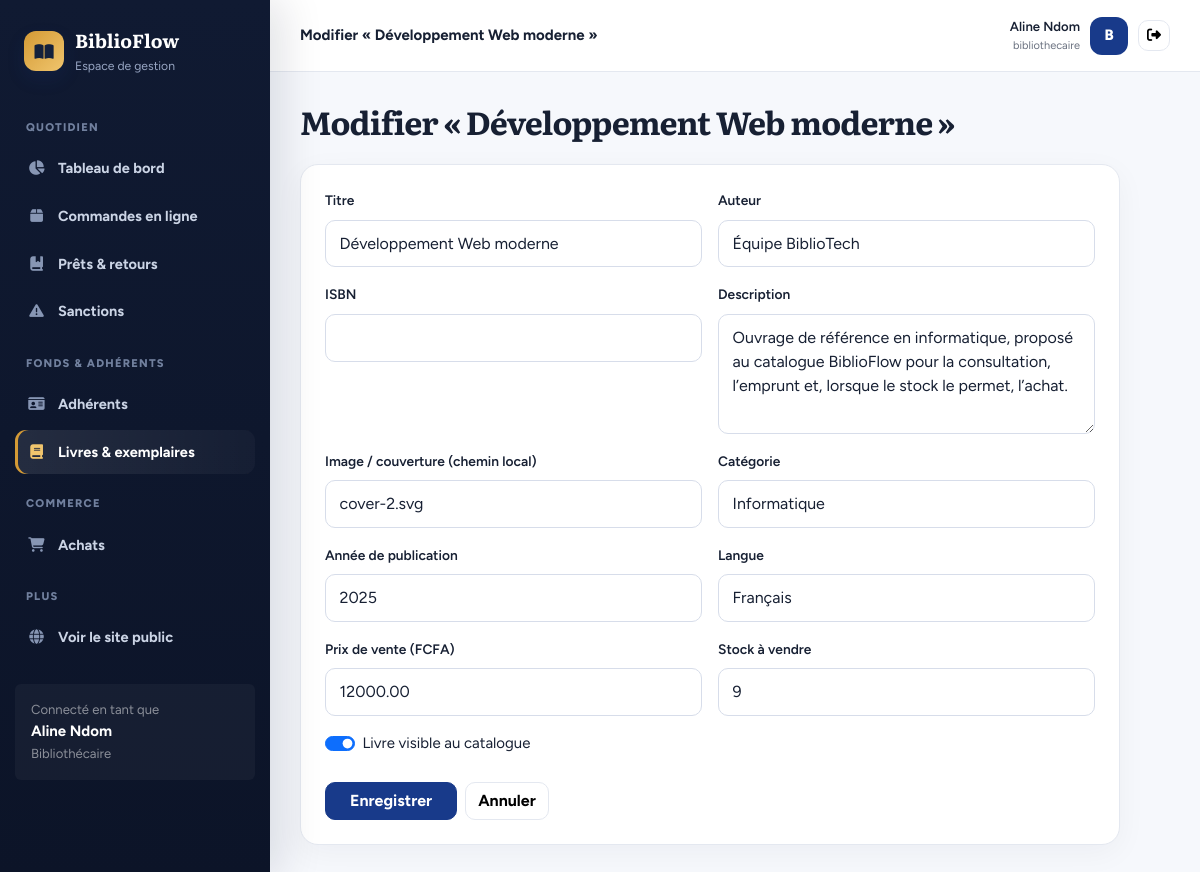
The page /gestion/livres/2/modifier/ (signed in) on the database its author committed.
### bibliotheque/models.py (models this page shows, shortened)
class Utilisateur(AbstractUser):
    ROLES = [("adherent", "Adhérent"), ("bibliothecaire", "Bibliothécaire"), ("administrateur", "Administrateur")]
    STATUTS = [("en_attente", "En attente de validation"), ("actif", "Actif"), ("suspendu", "Suspendu")]
    first_name = None  # remplacés par nom / prénom
    last_name = None
    nom = models.CharField(max_length=80)
    prenom = models.CharField(max_length=80)
    telephone = models.CharField(max_length=20, blank=True)
    adresse = models.CharField(max_length=200, blank=True)
    role = models.CharField(max_length=20, choices=ROLES, default="adherent")
    statut = models.CharField(max_length=12, choices=STATUTS, default="actif")
    numero_carte = models.CharField(max_length=20, unique=True, null=True, blank=True)
    date_expiration = models.DateField(null=True, blank=True)  # fin de validité de l'adhésion
    suspendu_jusqu = models.DateField(null=True, blank=True)   # emprunts suspendus après un retard
    REQUIRED_FIELDS = ["nom", "prenom", "email"]
    def get_full_name(self):
        return f"{self.prenom} {self.nom}".strip()
    @property
    def est_personnel(self):
        return self.is_superuser or self.role in ("bibliothecaire", "administrateur")

class Livre(models.Model):
    titre = models.CharField(max_length=200)
    auteur = models.CharField(max_length=120)
    isbn = models.CharField(max_length=20, unique=True, null=True, blank=True)
    description = models.TextField(blank=True)
    image = models.CharField(max_length=255, blank=True)  # chemin relatif dans static/media
    categorie = models.CharField(max_length=80, blank=True)
    annee_publication = models.PositiveSmallIntegerField(null=True, blank=True)
    langue = models.CharField(max_length=30, default="Français")
    prix = models.DecimalField(max_digits=10, decimal_places=2, default=0)  # prix de vente
    stock_vente = models.PositiveIntegerField(default=0)                    # exemplaires à vendre
    actif = models.BooleanField(default=True)
    class Meta:
        ordering = ["titre"]

### bibliotheque/views.py (the view)
# urls.py: path("gestion/livres/<int:pk>/modifier/", views.livre_modifier, name="livre_modifier"),
@role_requis(*STAFF)
def livre_modifier(request, pk):
    livre = get_object_or_404(Livre, pk=pk)
    form = LivreForm(request.POST or None, instance=livre)
    if request.method == "POST" and form.is_valid():
        for champ, val in form.cleaned_data.items():
            setattr(livre, champ, val.strip() if isinstance(val, str) else val)
        livre.save()
        messages.success(request, "Livre modifié.")
        return redirect("livre_exemplaires", pk=pk)
    return render(request, "bibliotheque/form_page.html", _ctx_livre_form(form, f"Modifier « {livre.titre} »"))

### bibliotheque/acces.py (called while the page is built)
def est_personnel(user):
    return user.is_authenticated and user.est_personnel

def role_requis(*roles):
    def deco(vue):
        @login_required
        @wraps(vue)
        def wrapper(request, *a, **kw):
            if request.user.is_superuser or request.user.role in roles:
                return vue(request, *a, **kw)
            messages.error(request, "Accès non autorisé pour votre rôle.")
            return redirect("accueil")
        return wrapper
    return deco

### bibliotheque/context.py (called while the page is built)
def globales(request):
    ctx = {"p": params(), "panier_count": 0, "est_personnel": False}
    try:
        ctx["panier_count"] = sum(request.session.get("panier", {}).values())
    except Exception:
        pass
    if request.user.is_authenticated:
        ctx["est_personnel"] = est_personnel(request.user)
    return ctx

### bibliotheque/forms.py (called while the page is built)
    def _style(self):
        for f in self.fields.values():
            w = f.widget
            if isinstance(w, (forms.CheckboxInput, forms.RadioSelect)):
                w.attrs["class"] = "form-check-input"
            elif isinstance(w, forms.Select):
                w.attrs["class"] = "form-select"
            else:
                w.attrs["class"] = "form-control"

### bibliotheque/services.py (called while the page is built)
def params():
    d = dict(settings.BIBLIO)
    for cle in ("amende_par_jour", "amende_plafond", "frais_perte"):
        d[cle] = Decimal(str(d[cle]))
    return SimpleNamespace(**d)

### bibliotheque/views.py (called while the page is built)
def _ctx_livre_form(form, titre):
    return {"form": form, "titre": titre, "retour": "livres_gestion", "bouton": "Enregistrer",
            "auteurs": Livre.objects.order_by("auteur").values_list("auteur", flat=True).distinct(),
            "categories": Livre.objects.exclude(categorie="").order_by("categorie").values_list("categorie", flat=True).distinct()}

### bibliotheque/templates/bibliotheque/form_page.html (shortened to what this page needs)
{% extends "bibliotheque/base.html" %}{% block titre %}{{ titre }} – BiblioFlow{% endblock %}{% block entete %}{{ titre }}{% endblock %}{% block contenu %}
<div class="page-title mb-4"><h1>{{ titre }}</h1>{% if sous_titre %}<p>{{ sous_titre }}</p>{% endif %}</div>
<div class="cardx p-4" style="max-width:820px"><form method="post" novalidate>{% csrf_token %}
<div class="row g-3">{% for f in form %}<div class="{% if f.field.widget.input_type == 'checkbox' %}col-12{% else %}col-md-6{% endif %}">
{% if f.field.widget.input_type == 'checkbox' %}<div class="form-check form-switch">{{ f }}<label class="form-check-label" for="{{ f.id_for_label }}">{{ f.label }}</label></div>
{% else %}<label class="form-label fw-semibold small" for="{{ f.id_for_label }}">{{ f.label }}</label>{{ f }}{% endif %}
{% for e in f.errors %}<div class="text-danger small mt-1">{{ e }}</div>{% endfor %}</div>{% endfor %}</div>
<div class="d-flex gap-2 mt-4"><button class="btn btn-primary px-4">{{ bouton|default:"Enregistrer" }}</button><a href="{% url retour %}" class="btn btn-light">Annuler</a></div></form></div>
{% endblock %}

### bibliotheque/templates/bibliotheque/base.html (shortened to what this page needs)
{% load static %}<!doctype html>
<html lang="fr"><head><meta charset="utf-8"><meta name="viewport" content="width=device-width, initial-scale=1"><title>{% block titre %}BiblioFlow{% endblock %}</title>
<link href="https://cdn.jsdelivr.net/npm/bootstrap@5.3.3/dist/css/bootstrap.min.css" rel="stylesheet"><link href="https://cdnjs.cloudflare.com/ajax/libs/font-awesome/6.5.2/css/all.min.css" rel="stylesheet"><link href="{% static 'bibliotheque/app.css' %}" rel="stylesheet"></head>
<body>{% with u=request.resolver_match.url_name %}<div class="app-shell">
<aside class="sidebar" id="sidebar">
  <div class="brand"><div class="brand-icon"><i class="fa-solid fa-book-open"></i></div><div><strong>BiblioFlow</strong><small>Espace de gestion</small></div></div>
  <div class="nav-title">Quotidien</div>
  <a class="side-link {% if u == 'tableau_bord' %}active{% endif %}" href="{% url 'tableau_bord' %}"><i class="fa-solid fa-chart-pie"></i>Tableau de bord</a>
  <a class="side-link {% if u == 'commandes' %}active{% endif %}" href="{% url 'commandes' %}"><i class="fa-solid fa-box"></i>Commandes en ligne</a>
  <a class="side-link {% if u == 'emprunts' %}active{% endif %}" href="{% url 'emprunts' %}"><i class="fa-solid fa-book-bookmark"></i>Prêts &amp; retours</a>
  <a class="side-link {% if u == 'sanctions' %}active{% endif %}" href="{% url 'sanctions' %}"><i class="fa-solid fa-triangle-exclamation"></i>Sanctions</a>
  <div class="nav-title">Fonds &amp; adhérents</div>
  <a class="side-link {% if u == 'adherents' or u == 'adherent_detail' or u == 'adherent_nouveau' or u == 'adherent_modifier' %}active{% endif %}" href="{% url 'adherents' %}"><i class="fa-solid fa-id-card"></i>Adhérents</a>
  <a class="side-link {% if u == 'livres_gestion' or u == 'livre_exemplaires' or u == 'livre_nouveau' or u == 'livre_modifier' %}active{% endif %}" href="{% url 'livres_gestion' %}"><i class="fa-solid fa-book"></i>Livres &amp; exemplaires</a>
  <div class="nav-title">Commerce</div>
  <a class="side-link {% if u == 'achats' or u == 'achat_detail' or u == 'achat_nouveau' %}active{% endif %}" href="{% url 'achats' %}"><i class="fa-solid fa-cart-shopping"></i>Achats</a>
  <div class="nav-title">Plus</div>
  <a class="side-link" href="{% url 'accueil' %}"><i class="fa-solid fa-globe"></i>Voir le site public</a>
  <div class="mt-4 p-3 rounded-2" style="background:#ffffff0a"><div class="small text-white-50">Connecté en tant que</div><strong>{{ user.get_full_name|default:user.username }}</strong><div class="small text-white-50">{{ user.get_role_display }}</div></div>
</aside>
<main class="main"><header class="topbar"><div class="d-flex align-items-center gap-3"><div class="fw-bold">{% block entete %}{% endblock %}</div></div>
<div class="user-chip"><div class="text-end d-none d-sm-block"><div class="fw-semibold small">{{ user.get_full_name|default:user.username }}</div><div class="muted" style="font-size:11px">{{ user.username }}</div></div><div class="avatar">{{ user.username|first|upper }}</div><form method="post" action="{% url 'logout' %}">{% csrf_token %}<button class="btn btn-sm btn-light" title="Déconnexion"><i class="fa-solid fa-right-from-bracket"></i></button></form></div></header>
<div class="content">{% block contenu %}{% endblock %}</div></main></div>{% endwith %}
<script src="https://cdn.jsdelivr.net/npm/bootstrap@5.3.3/dist/js/bootstrap.bundle.min.js"></script>{% block scripts %}{% endblock %}</body></html>

### bibliotheque/static/bibliotheque/app.css (style rules this page uses)
:root { --primary:#183a8a;--primary-2:#102d6b;--primary-soft:#eaf0ff;--accent:#d49a35; --ink:#172033;--muted:#6b7280;--paper:#f6f8fc;--card:#fff;--line:#e4e8f0; --success:#17835b;--danger:#c83c3c;--warning:#b9780a; --sidebar:#101a32;--sidebar-2:#162343; --serif:"Literata",Georgia,serif;--sans:"Figtree",system-ui,-apple-system,"Segoe UI",sans-serif; --bs-primary:#183a8a;--bs-primary-rgb:24,58,138;--bs-link-color:#183a8a;--bs-link-hover-color:#102d6b; --bs-body-bg:#f6f8fc;--bs-body-color:#172033;--bs-border-color:#e4e8f0; }
* { box-sizing:border-box }
html { scroll-behavior:smooth }
body { background:var(--paper);color:var(--ink);font-family:var(--sans);font-size:15px;line-height:1.55;-webkit-font-smoothing:antialiased }
h1,h2,h3,.serif { font-family:var(--serif);font-weight:700;letter-spacing:-.025em;color:var(--ink) }
a { text-underline-offset:3px }
.muted { color:var(--muted) }
.cardx { background:var(--card);border:1px solid var(--line);border-radius:18px;box-shadow:0 8px 30px rgba(23,32,51,.045) }
.page-title h1 { font-size:2rem;margin:0 }
.btn { border-radius:10px;font-weight:700;transition:.18s ease }
.btn-primary { --bs-btn-bg:var(--primary);--bs-btn-border-color:var(--primary);--bs-btn-hover-bg:var(--primary-2);--bs-btn-hover-border-color:var(--primary-2);--bs-btn-active-bg:var(--primary-2);--bs-btn-active-border-color:var(--primary-2) }
.btn-light { --bs-btn-bg:#fff;--bs-btn-border-color:var(--line);--bs-btn-hover-bg:#f0f4fb;--bs-btn-hover-border-color:#cfd7e6;--bs-btn-active-bg:#eef3fb }
.form-control,.form-select { border-radius:10px;border-color:#d7ddea;padding:.68rem .85rem;background:#fff }
.form-label { font-weight:700;font-size:.86rem }
.brand-icon { width:40px;height:40px;border-radius:12px;background:var(--primary);color:#fff;display:grid;place-items:center;font-size:17px;flex:none;box-shadow:0 8px 18px #183a8a26 }
.app-shell { min-height:100vh }
.sidebar { width:270px;background:linear-gradient(180deg,var(--sidebar),#0c1428);color:#fff;position:fixed;inset:0 auto 0 0;z-index:1030;padding:22px 15px;overflow:auto;box-shadow:12px 0 40px rgba(8,17,39,.12) }
.brand { display:flex;align-items:center;gap:11px;padding:4px 9px 25px }
.brand .brand-icon { background:linear-gradient(135deg,#d49a35,#f0c56d);color:#14213c }
.brand strong { font-family:var(--serif);font-size:1.18rem }
.brand small { display:block;color:#98a6c3;font-size:.76rem;margin-top:2px }
.nav-title { font-size:.7rem;text-transform:uppercase;letter-spacing:.11em;font-weight:800;color:#71809e;padding:18px 11px 7px }
.side-link { display:flex;align-items:center;gap:12px;color:#cbd4e5;text-decoration:none;padding:11px 12px;border-radius:11px;margin:3px 0;font-size:.91rem;font-weight:650 }
.side-link.active { background:linear-gradient(90deg,#ffffff18,#ffffff08);color:#fff;box-shadow:inset 3px 0 0 var(--accent) }
.side-link i { width:19px;text-align:center;color:#8796b4 }
.side-link.active i { color:#f0c56d }
.main { margin-left:270px;min-height:100vh }
.topbar { height:72px;background:rgba(255,255,255,.92);backdrop-filter:blur(14px);border-bottom:1px solid var(--line);display:flex;align-items:center;justify-content:space-between;padding:0 30px;position:sticky;top:0;z-index:100 }
.content { padding:30px;max-width:1450px }
.user-chip { display:flex;align-items:center;gap:10px }
.avatar { width:38px;height:38px;border-radius:12px;display:grid;place-items:center;background:var(--primary);color:#fff;font-weight:800 }

### rows shown on the page
Utilisateur: get_full_name "Aline Ndom", role "Bibliothécaire", username "bibliothecaire", username|first "B"
Livre: form "Développement Web moderne" "Équipe BiblioTech" "Ouvrage de référence en informatique, proposé au catalogue BiblioFlow pour la consultation, l’emprunt et, lorsque le stock le permet, l’achat." "cover-2.svg" "Informatique" "2025" "Français" "12000.00" "9", form "☑"

### other values the page prints
{{ titre }} "Modifier « Développement Web moderne »"
{{ f.label }} "Titre" "Auteur" "ISBN" "Description" "Image / couverture (chemin local)" "Catégorie" "Année de publication" "Langue" "Prix de vente (FCFA)" "Stock à vendre"
{{ f.label }} "Livre visible au catalogue"
{{ bouton|default:"Enregistrer" }} "Enregistrer"
